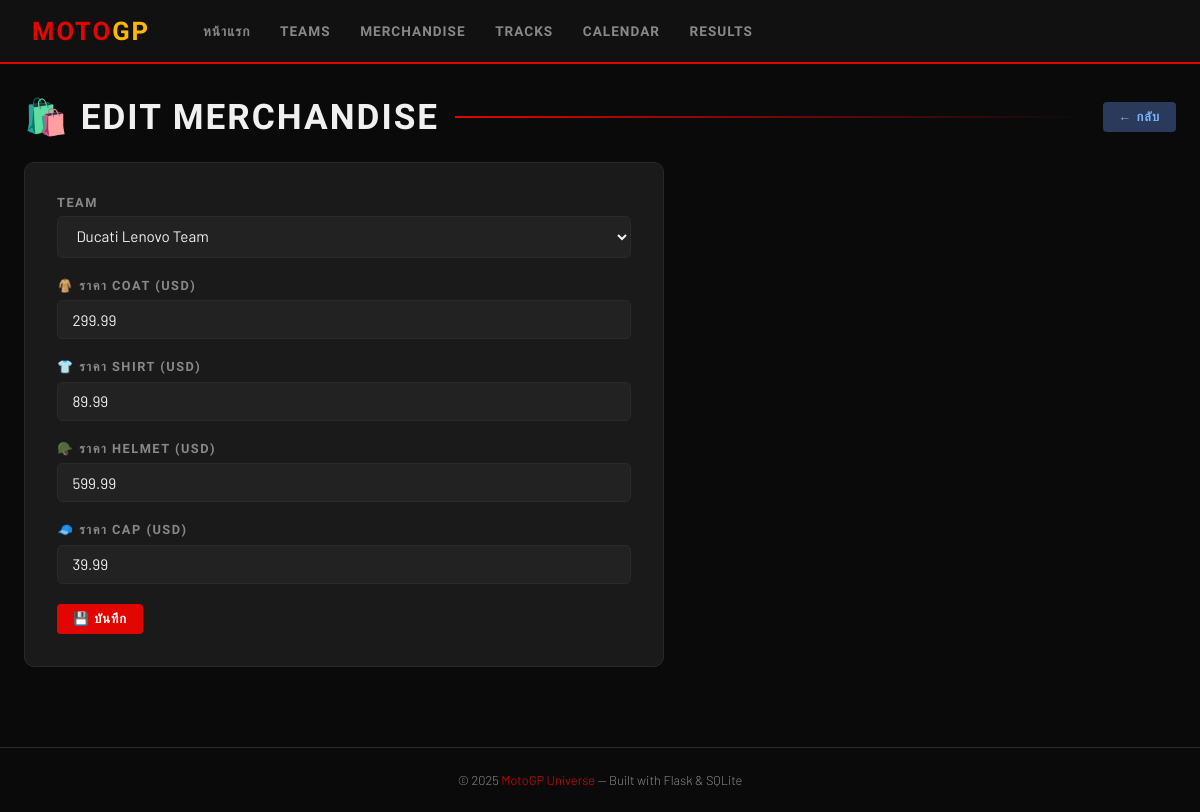
Screenshot of /merchandise/edit/1 with the database file from the repository.
### tables this page shows
CREATE TABLE merchandise (
    id INTEGER PRIMARY KEY AUTOINCREMENT,
    team_id INTEGER NOT NULL REFERENCES teams(id),
    coat REAL,
    shirt REAL,
    helmet REAL,
    cap REAL
);

CREATE TABLE teams (
    id INTEGER PRIMARY KEY AUTOINCREMENT,
    team TEXT NOT NULL,
    rider TEXT,
    owner TEXT,
    sponsor TEXT,
    highlight TEXT,
    standing INTEGER
);

### app.py (the view, shortened to what this page needs)
@app.route('/merchandise/edit/<int:id>', methods=['GET', 'POST'])
def merchandise_edit(id):
    conn = get_db()
    data  = conn.execute('SELECT * FROM merchandise WHERE id=?', (id,)).fetchone()
    teams = conn.execute('SELECT id, team FROM teams ORDER BY team').fetchall()
    conn.close()
    return render_template('form_merchandise.html', action='Edit', data=data, teams=teams)

### app.py (called while the page is built)
def get_db():
    conn = sqlite3.connect(DATABASE)
    conn.row_factory = sqlite3.Row
    conn.execute("PRAGMA foreign_keys = ON")
    return conn

### templates/form_merchandise.html (shortened to what this page needs)
{% extends "base.html" %}
{% block content %}
<div class="page">
  <div class="section-header">
    <h1>🛍️ {{ action }} Merchandise</h1>
    <div class="bar"></div>
    <a href="/merchandise" class="btn btn-edit">← กลับ</a>
  </div>
  <div class="form-card">
    <form method="POST">
      <div class="form-group">
        <label>Team</label>
        <select name="team_id" required>
          {% for t in teams %}
          <option value="{{ t.id }}" {% if data and data.team_id == t.id %}selected{% endif %}>{{ t.team }}</option>
          {% endfor %}
        </select>
      </div>
      <div class="form-group">
        <label>🧥 ราคา Coat (USD)</label>
        <input type="number" step="0.01" name="coat" value="{{ data.coat if data else '' }}" placeholder="299.99">
      </div>
      <div class="form-group">
        <label>👕 ราคา Shirt (USD)</label>
        <input type="number" step="0.01" name="shirt" value="{{ data.shirt if data else '' }}" placeholder="89.99">
      </div>
      <div class="form-group">
        <label>🪖 ราคา Helmet (USD)</label>
        <input type="number" step="0.01" name="helmet" value="{{ data.helmet if data else '' }}" placeholder="599.99">
      </div>
      <div class="form-group">
        <label>🧢 ราคา Cap (USD)</label>
        <input type="number" step="0.01" name="cap" value="{{ data.cap if data else '' }}" placeholder="39.99">
      </div>
      <button type="submit" class="btn btn-primary">💾 บันทึก</button>
    </form>
  </div>
</div>
{% endblock %}

### templates/base.html (style rules this page uses)
:root { --red: #E10600; --red-dark: #9A0000; --gold: #FFB800; --dark: #0A0A0A; --dark2: #111111; --dark3: #1A1A1A; --dark4: #222222; --text: #F0F0F0; --muted: #888; --border: #2A2A2A; --accent: #E10600; }
*, *::before, *::after { box-sizing: border-box; margin: 0; padding: 0; }
body { background: var(--dark); color: var(--text); font-family: 'Barlow', sans-serif; font-weight: 300; min-height: 100vh; }
.page { max-width: 1280px; margin: 0 auto; padding: 2rem 1.5rem; }
.section-header { display: flex; align-items: center; gap: 1rem; margin-bottom: 1.5rem; }
.section-header h1 { font-family: 'Barlow Condensed', sans-serif; font-weight: 900; font-size: 2.2rem; text-transform: uppercase; letter-spacing: 2px; }
.section-header .bar { flex: 1; height: 2px; background: linear-gradient(90deg, var(--red), transparent); }
.btn { display: inline-block; padding: 0.45rem 1rem; border-radius: 4px; font-family: 'Barlow Condensed', sans-serif; font-weight: 700; font-size: 0.8rem; letter-spacing: 1px; text-transform: uppercase; text-decoration: none; cursor: pointer; border: none; transition: all 0.2s; }
.btn-primary { background: var(--red); color: #fff; }
.btn-edit { background: #2A3A5A; color: #7EB3FF; }
.form-card { background: var(--dark3); border: 1px solid var(--border); border-radius: 10px; padding: 2rem; max-width: 640px; }
.form-group { margin-bottom: 1.25rem; }
label { display: block; font-family: 'Barlow Condensed', sans-serif; font-weight: 600; font-size: 0.8rem; letter-spacing: 1.5px; text-transform: uppercase; color: var(--muted); margin-bottom: 0.4rem; }
input, textarea, select { width: 100%; background: var(--dark4); border: 1px solid var(--border); color: var(--text); padding: 0.6rem 0.9rem; border-radius: 5px; font-family: 'Barlow', sans-serif; font-size: 0.95rem; transition: border-color 0.2s; }

### rows the page displays
merchandise: team_id "Ducati Lenovo Team", coat "299.99", shirt "89.99", helmet "599.99", cap "39.99"

### other values shown
{{ action }} "EDIT"
